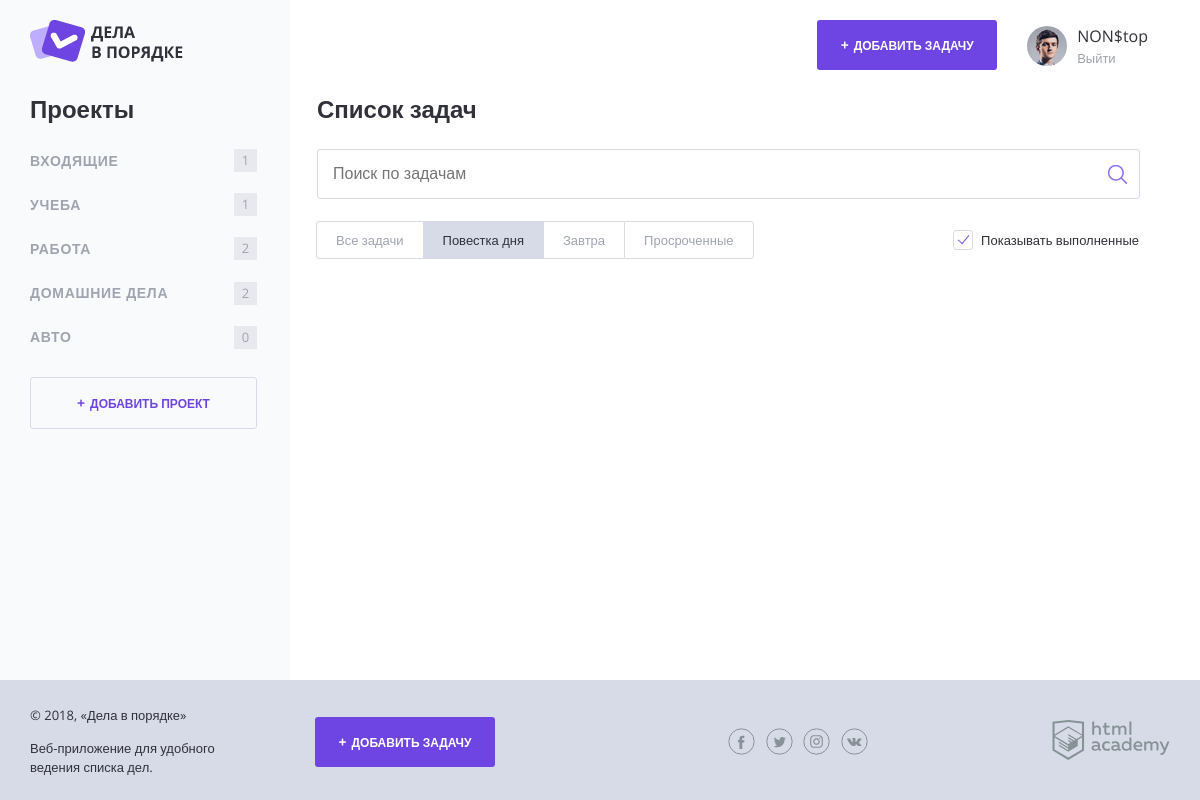
/index.php?task_filter=1 (signed in), run on the app's committed database.
### tables this page shows
CREATE TABLE `projects` (
  `project_id` int(11) NOT NULL AUTO_INCREMENT,
  `user_id` int(11) NOT NULL,
  `project_name` varchar(50) NOT NULL,
  PRIMARY KEY (`project_id`),
  KEY `user_id` (`user_id`)
);

### functions.php (called while the page is built, shortened)
<?php
function Include_template($name, $data)
{
    $name = 'templates/' . $name;
    extract($data);
    include_once $name;
    $result = ob_get_clean();
    return $result;
}
function execSql($conn, $sql)
{
    $result = mysqli_query($conn, $sql);
    return $result;
}
function getAssocArrayFromSQL($dbConn, $sql)
{
    $result = mysqli_fetch_all(execSql($dbConn, $sql), MYSQLI_ASSOC);
    return $result;
}

### templates/layout.php (the view, shortened to what this page needs)
<!DOCTYPE html>
<html lang="ru">
<head>
    <link rel="stylesheet" href="css/normalize.css">
    <link rel="stylesheet" href="css/style.css">
    <link rel="stylesheet" href="css/flatpickr.min.css">
</head>
<body>
<div class="page-wrapper">
    <div class="container container--with-sidebar">
        <header class="main-header">
            <a href="/">
                <img src="img/logo.png" width="153" height="42" alt="Логотип Дела в порядке">
            </a>
            <div class="main-header__side">
                <a class="main-header__side-item button button--plus open-modal" href="/task_add.php<?= $activeProject['aloneGetStr'] ?>">Добавить задачу</a>
                <div class="main-header__side-item user-menu">
                    <div class="user-menu__image">
                        <img src="img/user-pic.jpg" width="40" height="40" alt="Пользователь">
                    </div>
                    <div class="user-menu__data">
                        <p><?=  $_SESSION['userName'] ?></p>
                        <a href="/logout.php">Выйти</a>
                    </div>
                </div>
            </div>
        </header>
        <div class="content">
            <section class="content__side">
                <h2 class="content__side-heading">Проекты</h2>
                <nav class="main-navigation">
                    <ul class="main-navigation__list">
                    <?php
                    foreach ($projects as $project) {
                        ?>
                        <li class="main-navigation__list-item">
                            <a class="main-navigation__list-item-link" href="/index.php?project_id=<?= $project['project_id'] ?>"><?= $project['project_name'] ?></a>
                            <span class="main-navigation__list-item-count"><?= $project['task_count'] ?></span>
                        </li>
                    <?php
                    }
                    ?>
                    </ul>
                </nav>
                <a class="button button--transparent button--plus content__side-button"
                   href="/project_add.php">Добавить проект</a>
            </section>
            <?= $content ?>
        </div>
    </div>
</div>
<footer class="main-footer">
    <div class="container">
        <div class="main-footer__copyright">
            <p>© 2018, «Дела в порядке»</p>
            <p>Веб-приложение для удобного ведения списка дел.</p>
        </div>
        <a class="main-footer__button button button--plus" href="/task_add.php<?= $activeProject['aloneGetStr'] ?>">Добавить задачу</a>
        <div class="main-footer__social social">
            <a class="social__link social__link--facebook" href="#">
            </a>
            <a class="social__link social__link--twitter" href="#">
            </a>
            <a class="social__link social__link--instagram" href="#">
            </a>
            <a class="social__link social__link--vkontakte" href="#">
            </a>
        </div>
        <div class="main-footer__developed-by">
            <a href="https://htmlacademy.ru/intensive/php">
                <img src="img/htmlacademy.svg" alt="HTML Academy" width="118" height="40">
            </a>
        </div>
    </div>
</footer>
</body>
</html>

### css/style.css (style rules this page uses)
html, body { height: 100%; }
.page-wrapper { min-height: 100%; margin-bottom: -120px; display: flex; }
.page-wrapper::after { content: ""; display: block; }
.main-footer, .page-wrapper::after { height: 94px; }
body { position: relative; min-width: 1180px; font-size: 16px; font-family: "OpenSans", sans-serif; color: #31313a; }
a { text-decoration: none; }
.container { width: 1140px; margin: 0 auto; padding: 0 20px; }
.container--with-sidebar { position: relative; }
.container--with-sidebar::after { content: ""; position: absolute; top: 0; left: calc(-50vw + 280px); z-index: -1; width: 50vw; height: 100%; background-color: #f9fafc; }
.button { display: inline-block; width: 180px; padding: 17px 0; font-weight: 700; font-size: 12px; text-align: center; color: #ffffff; text-transform: uppercase; text-decoration: none; background-color: #6e45e2; border: 0; border-radius: 3px; }
.button--plus::before { content: "+"; margin-right: 5px; font-size: 14px; }
.button--transparent { color: #6e45e2; border: 1px solid #d7dbe8; }
.button--transparent, .button--transparent:hover, .button--transparent:focus, .button--transparent:active { background-color: transparent; }
.main-header { display: flex; justify-content: space-between; padding: 20px 0 26px; }
.main-header__side { display: flex; align-items: center; margin-right: 22px; }
.main-header__side-item { margin-left: 30px; }
.user-menu { display: flex; align-items: center; }
.user-menu__image { flex-shrink: 1; margin-top: 6px; margin-right: 10px; }
.user-menu__image img { border-radius: 50%; }
.user-menu__data p { margin: 3px 0 2px; }
.user-menu__data a { font-size: 13px; color: #9fa4af; }
.content { display: flex; margin-bottom: 120px; }
.content__side { width: 260px; }
.content__side-heading { margin: 0; margin-bottom: 15px; }
.content__side-button { width: 225px; }
.main-navigation { margin-bottom: 18px; }
.main-navigation__list { margin: 0 0 0 -8px; padding: 0; list-style: none; }
.main-navigation__list-item { display: flex; align-items: center; font-size: 14px; color: #9fa4af; text-transform: uppercase; }
.main-navigation__list-item-link { flex-grow: 1; padding: 14px 8px; font-weight: bold; color: inherit; text-decoration: none; letter-spacing: 0.05em; }
.main-navigation__list-item-count { display: inline-block; min-width: 19px; min-height: 19px; margin-right: 33px; padding: 2px; font-size: 13px; line-height: 18px; text-align: center; background-color: #e8e9ee; }
.main-footer { position: relative; padding: 13px 0; background-color: #d7dbe8; }
.main-footer .container { display: flex; align-items: center; }
.main-footer__copyright { width: 215px; margin-right: 70px; font-size: 13px; line-height: 1.5; }
.main-footer__button { margin-right: 202px; }
.main-footer__social { width: 140px; margin-right: 184px; }
.social { display: flex; flex-wrap: wrap; justify-content: space-between; margin-left: auto; }
.social__link { width: 27px; height: 27px; }

### data on the page
projects: project_name "ВХОДЯЩИЕ", task_count "1"
projects: project_name "УЧЕБА", task_count "1"
projects: project_name "РАБОТА", task_count "2"
projects: project_name "ДОМАШНИЕ ДЕЛА", task_count "2"
projects: project_name "АВТО", task_count "0"

### other printed values
$_SESSION['userName'] "NON$top"
